Frame 1 (no input): blank canvas, image omitted
Frame 60 (no input): blank canvas, image omitted
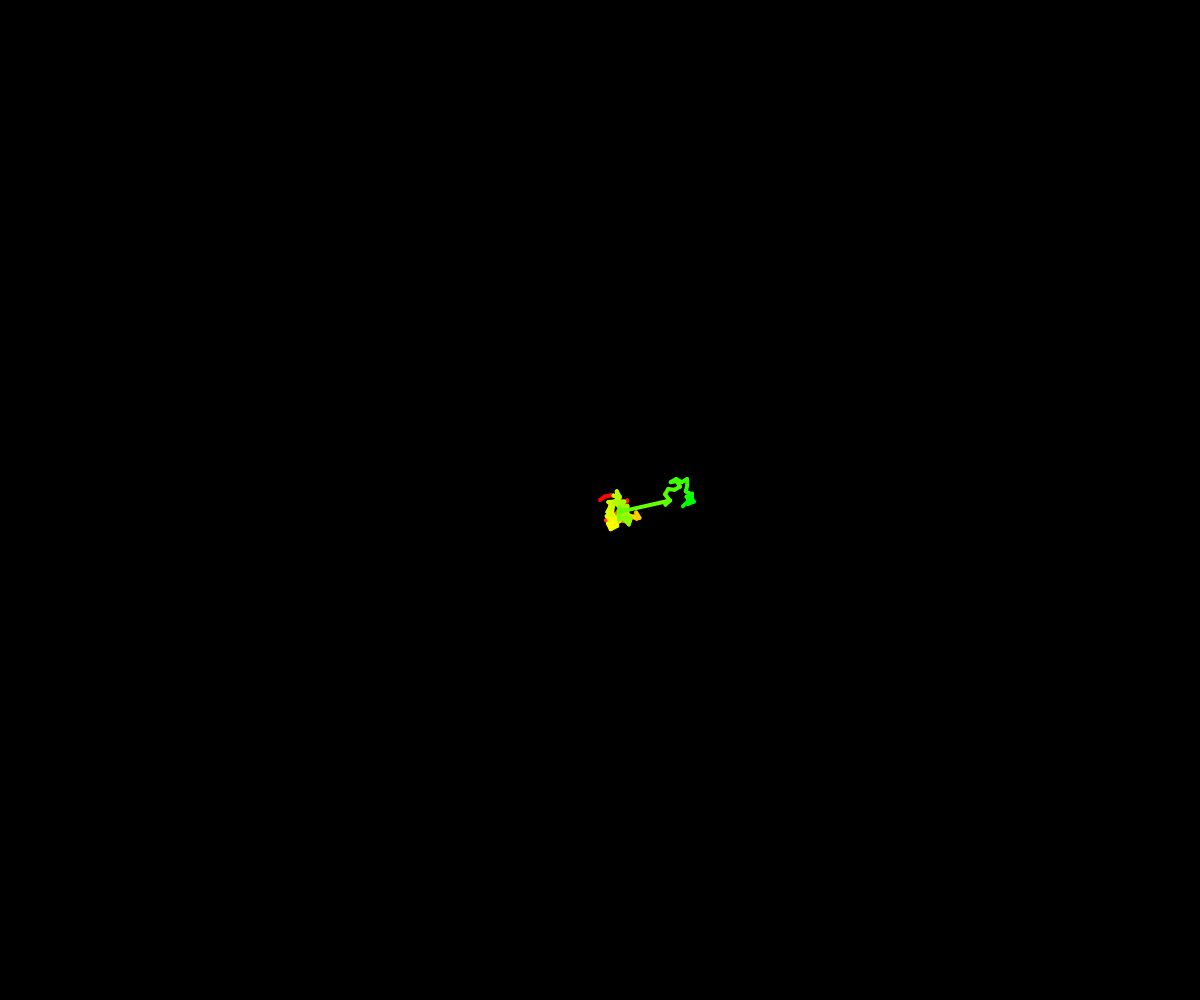
Frame 120 (the mouse pressed at the canvas centre since frame 60)

The p5.js sketch whose frames 1 and 60 were blank and that drew this single picture after the mouse press (run headless with seeded random() and noise() and a simulated clock; from frame 60 on, the mouse is pressed at the canvas centre):

// p5.js sketch
// ── sketch.js
var pos;

var steps = 25;
var pointSize = 4;

var hue = 1;

var prev;

var points = [];

function setup() {
    createCanvas(windowWidth, windowHeight);
    pos = createVector(width/2, height/2);
	prev = pos.copy();
	background(0);
	colorMode(HSB, 360, 100, 100, 255);
	
	//pointSize = (windowWidth + windowHeight) / 128;
	//steps = pointSize * 2 / 3;
	
	hue = 1;
	
	smooth();
	background(0);
}
function draw() {
	
    stroke(hue, 100, 100);
	prev.set(pos);
	
    
	var step = p5.Vector.random2D();
	
	
	var r = random(100);
	if(r < 1)
	{
		step.mult(random(steps, steps*3));
	} else {
		step.setMag(steps/4);
	}
	
	pos.add(step);
	
	pos.x = constrain(pos.x, 0, width);
	pos.y = constrain(pos.y, 0, height);
	
	//stroke(255);
	noFill();
	strokeWeight(pointSize);
    line(pos.x, pos.y, prev.x, prev.y);
	
	hue++;
	if(hue > 360)
		hue = 0;
}

function windowResized(){
	
	resizeCanvas(windowWidth, windowHeight);
	background(0);
}
